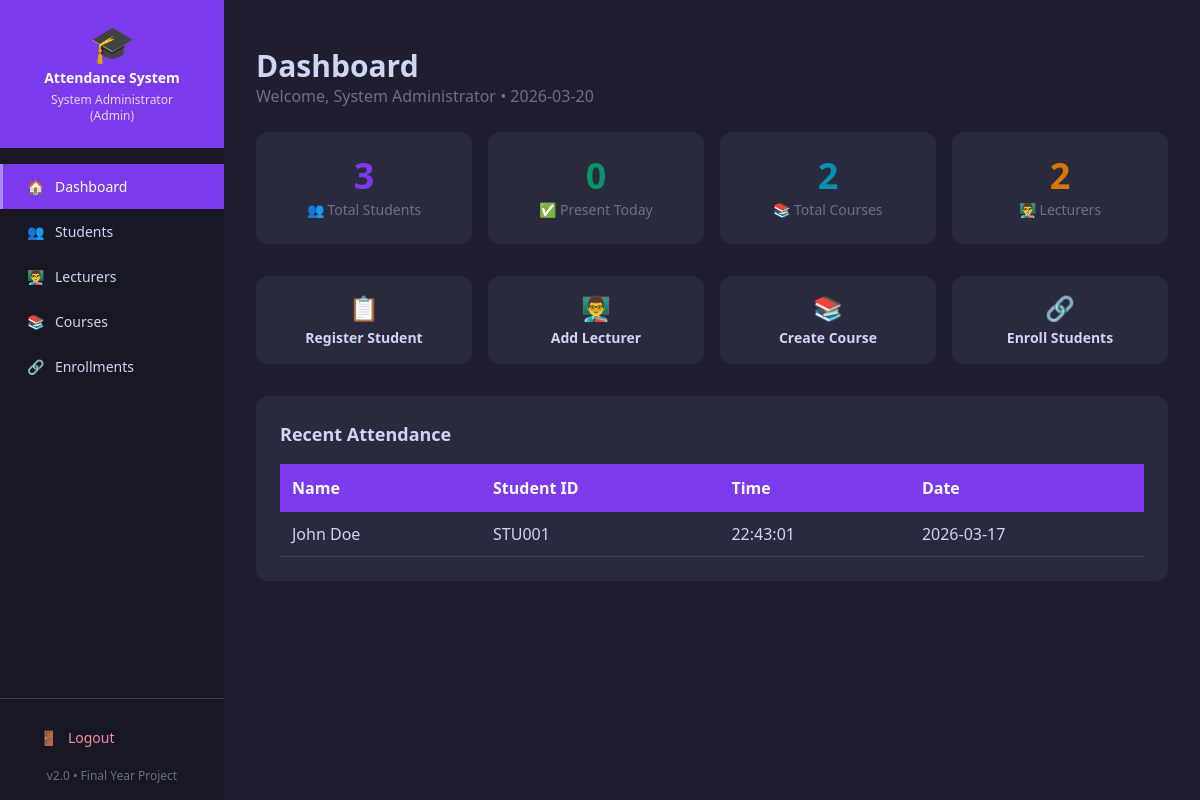
The page /admin/dashboard (signed in) on the database its author committed.
### tables this page shows
CREATE TABLE attendance (
            id          INTEGER PRIMARY KEY AUTOINCREMENT,
            student_id  TEXT NOT NULL,
            date        TEXT NOT NULL,
            time        TEXT NOT NULL,
            status      TEXT DEFAULT 'Present', course_id INTEGER,
            FOREIGN KEY (student_id) REFERENCES students(student_id)
        );

CREATE TABLE students (
            id            INTEGER PRIMARY KEY AUTOINCREMENT,
            student_id    TEXT UNIQUE NOT NULL,
            name          TEXT NOT NULL,
            department    TEXT,
            level         TEXT,
            email         TEXT,
            qr_code_path  TEXT
        );

### app.py (the view)
@app.route("/admin/dashboard")
@login_required
@admin_required
def admin_dashboard():
    conn = create_connection()
    cursor = conn.cursor()
    total_students  = cursor.execute(
        "SELECT COUNT(*) FROM students").fetchone()[0]
    total_lecturers = cursor.execute(
        "SELECT COUNT(*) FROM users WHERE role='lecturer'").fetchone()[0]
    total_courses   = cursor.execute(
        "SELECT COUNT(*) FROM courses").fetchone()[0]
    today           = datetime.now().strftime("%Y-%m-%d")
    present_today   = cursor.execute(
        "SELECT COUNT(*) FROM attendance WHERE date=?",
        (today,)).fetchone()[0]
    recent = cursor.execute('''
        SELECT s.name, s.student_id, a.time, a.date
        FROM attendance a
        JOIN students s ON a.student_id = s.student_id
        ORDER BY a.date DESC, a.time DESC LIMIT 10
    ''').fetchall()
    conn.close()
    return render_template("admin/dashboard.html",
                           total_students=total_students,
                           total_lecturers=total_lecturers,
                           total_courses=total_courses,
                           present_today=present_today,
                           recent=recent,
                           today=today)

### app.py (called while the page is built)
def login_required(f):
    @wraps(f)
    def decorated(*args, **kwargs):
        if "user_id" not in session:
            flash("Please login to continue.", "error")
            return redirect(url_for("login"))
        return f(*args, **kwargs)
    return decorated

def admin_required(f):
    @wraps(f)
    def decorated(*args, **kwargs):
        if session.get("role") != "admin":
            flash("Admin access required.", "error")
            return redirect(url_for("lecturer_dashboard"))
        return f(*args, **kwargs)
    return decorated

@app.before_request
def check_session_timeout():
    if "user_id" in session:
        last_active = session.get("last_active")
        now = datetime.now().timestamp()
        if last_active and now - last_active > 3600:
            session.clear()
            flash("Session expired. Please login again.",
                  "error")
            return redirect(url_for("login"))
        session["last_active"] = now

### database/db_setup.py (called while the page is built)
def create_connection():
    conn = sqlite3.connect(DB_PATH)
    return conn

### templates/admin/dashboard.html
{% extends "base.html" %}
{% block content %}
<div class="mb-6">
    <h1 class="text-3xl font-bold" style="color:#cdd6f4">Dashboard</h1>
    <p style="color:#6c7086">
        Welcome, {{ session.full_name }} •
        {{ today }}
    </p>
</div>
<div class="grid grid-cols-2 md:grid-cols-4 gap-4 mb-8">
    <div class="card rounded-xl p-6 text-center">
        <div class="text-4xl font-bold" style="color:#7c3aed">
            {{ total_students }}
        </div>
        <div class="text-sm mt-1" style="color:#6c7086">
            👥 Total Students
        </div>
    </div>
    <div class="card rounded-xl p-6 text-center">
        <div class="text-4xl font-bold" style="color:#059669">
            {{ present_today }}
        </div>
        <div class="text-sm mt-1" style="color:#6c7086">
            ✅ Present Today
        </div>
    </div>
    <div class="card rounded-xl p-6 text-center">
        <div class="text-4xl font-bold" style="color:#0891b2">
            {{ total_courses }}
        </div>
        <div class="text-sm mt-1" style="color:#6c7086">
            📚 Total Courses
        </div>
    </div>
    <div class="card rounded-xl p-6 text-center">
        <div class="text-4xl font-bold" style="color:#d97706">
            {{ total_lecturers }}
        </div>
        <div class="text-sm mt-1" style="color:#6c7086">
            👨‍🏫 Lecturers
        </div>
    </div>
</div>
<div class="grid grid-cols-2 md:grid-cols-4 gap-4 mb-8">
    <a href="{{ url_for('manage_students') }}"
       class="card rounded-xl p-4 text-center hover:opacity-80 transition">
        <div class="text-2xl mb-1">📋</div>
        <div class="text-sm font-semibold">Register Student</div>
    </a>
    <a href="{{ url_for('manage_lecturers') }}"
       class="card rounded-xl p-4 text-center hover:opacity-80 transition">
        <div class="text-2xl mb-1">👨‍🏫</div>
        <div class="text-sm font-semibold">Add Lecturer</div>
    </a>
    <a href="{{ url_for('manage_courses') }}"
       class="card rounded-xl p-4 text-center hover:opacity-80 transition">
        <div class="text-2xl mb-1">📚</div>
        <div class="text-sm font-semibold">Create Course</div>
    </a>
    <a href="{{ url_for('manage_enrollments') }}"
       class="card rounded-xl p-4 text-center hover:opacity-80 transition">
        <div class="text-2xl mb-1">🔗</div>
        <div class="text-sm font-semibold">Enroll Students</div>
    </a>
</div>
<div class="card rounded-xl p-6">
    <h2 class="text-lg font-bold mb-4" style="color:#cdd6f4">
        Recent Attendance
    </h2>
    {% if recent %}
    <div class="overflow-x-auto">
        <table>
            <thead>
                <tr>
                    <th>Name</th>
                    <th>Student ID</th>
                    <th>Time</th>
                    <th>Date</th>
                </tr>
            </thead>
            <tbody>
                {% for r in recent %}
                <tr>
                    <td>{{ r[0] }}</td>
                    <td>{{ r[1] }}</td>
                    <td>{{ r[2] }}</td>
                    <td>{{ r[3] }}</td>
                </tr>
                {% endfor %}
            </tbody>
        </table>
    </div>
    {% else %}
    <p style="color:#6c7086">No attendance records yet.</p>
    {% endif %}
</div>
{% endblock %}

### templates/base.html (style rules this page uses)
body { background-color: #1e1e2e; color: #cdd6f4; }
.card { background-color: #2a2a3e; }
table { width: 100%; border-collapse: collapse; }
th { background-color: #7c3aed; color: white; padding: 12px; text-align: left; }
td { padding: 10px 12px; border-bottom: 1px solid #44475a; }

### rows shown on the page
attendance: name "John Doe", student_id "STU001", time "22:43:01", date "2026-03-17"

### other values the page prints
{{ session.full_name }} "System Administrator"
{{ session.role }} "Admin"
{{ total_students }} "3"
{{ present_today }} "0"
{{ total_courses }} "2"
{{ total_lecturers }} "2"
